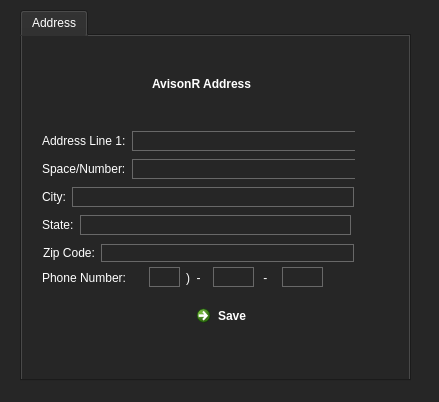
<?xml version="1.0" encoding="UTF-8"?>
<ui version="4.0">
 <class>MainSettings</class>
 <widget class="QDialog" name="MainSettings">
  <property name="geometry">
   <rect>
    <x>0</x>
    <y>0</y>
    <width>439</width>
    <height>402</height>
   </rect>
  </property>
  <property name="windowTitle">
   <string>AvisionR - Settings</string>
  </property>
  <property name="styleSheet">
   <string notr="true">color:rgb(255, 255, 255);
background-color: #262626;</string>
  </property>
  <widget class="QTabWidget" name="tabWidget_BusinessAddress">
   <property name="geometry">
    <rect>
     <x>20</x>
     <y>10</y>
     <width>391</width>
     <height>371</height>
    </rect>
   </property>
   <property name="styleSheet">
    <string notr="true">QTabBar::tab
{
    background-color: #686868;

}

QTabWidget::pane
{
 border: 0px;
 top: 0.1em;
 border-image: url(tabBG.png);
     border-width: 1px;
     border-style: solid;
     border-color: grey;
}

color: black;
border: 1px solid #686868;</string>
   </property>
   <property name="currentIndex">
    <number>0</number>
   </property>
   <widget class="QWidget" name="Address">
    <attribute name="title">
     <string>Address</string>
    </attribute>
    <widget class="QWidget" name="layoutWidget_2">
     <property name="geometry">
      <rect>
       <x>20</x>
       <y>150</y>
       <width>312</width>
       <height>22</height>
      </rect>
     </property>
     <layout class="QHBoxLayout" name="horizontalLayout_6">
      <item>
       <widget class="QLabel" name="label_12">
        <property name="styleSheet">
         <string notr="true">color: white;</string>
        </property>
        <property name="text">
         <string>City:</string>
        </property>
       </widget>
      </item>
      <item>
       <widget class="QLineEdit" name="lineEdit_storeCity">
        <property name="minimumSize">
         <size>
          <width>281</width>
          <height>20</height>
         </size>
        </property>
        <property name="styleSheet">
         <string notr="true">border: 1px solid #686868;</string>
        </property>
       </widget>
      </item>
     </layout>
    </widget>
    <widget class="QWidget" name="layoutWidget_4">
     <property name="geometry">
      <rect>
       <x>20</x>
       <y>178</y>
       <width>309</width>
       <height>22</height>
      </rect>
     </property>
     <layout class="QHBoxLayout" name="horizontalLayout_8">
      <item>
       <widget class="QLabel" name="label_14">
        <property name="styleSheet">
         <string notr="true">color: white;</string>
        </property>
        <property name="text">
         <string>State:</string>
        </property>
       </widget>
      </item>
      <item>
       <widget class="QLineEdit" name="lineEdit_storeState">
        <property name="minimumSize">
         <size>
          <width>271</width>
          <height>20</height>
         </size>
        </property>
        <property name="styleSheet">
         <string notr="true">border: 1px solid #686868;</string>
        </property>
        <property name="text">
         <string/>
        </property>
        <property name="maxLength">
         <number>2</number>
        </property>
       </widget>
      </item>
     </layout>
    </widget>
    <widget class="QWidget" name="layoutWidget">
     <property name="geometry">
      <rect>
       <x>20</x>
       <y>122</y>
       <width>313</width>
       <height>22</height>
      </rect>
     </property>
     <layout class="QHBoxLayout" name="horizontalLayout_10">
      <item>
       <widget class="QLabel" name="label_16">
        <property name="styleSheet">
         <string notr="true">color: white;</string>
        </property>
        <property name="text">
         <string>Space/Number:</string>
        </property>
       </widget>
      </item>
      <item>
       <widget class="QLineEdit" name="lineEdit_StoreAddress2">
        <property name="minimumSize">
         <size>
          <width>231</width>
          <height>20</height>
         </size>
        </property>
        <property name="styleSheet">
         <string notr="true">border: 1px solid #686868;</string>
        </property>
       </widget>
      </item>
     </layout>
    </widget>
    <widget class="QLabel" name="label">
     <property name="geometry">
      <rect>
       <x>130</x>
       <y>40</y>
       <width>103</width>
       <height>16</height>
      </rect>
     </property>
     <property name="font">
      <font>
       <pointsize>9</pointsize>
       <weight>75</weight>
       <italic>false</italic>
       <bold>true</bold>
      </font>
     </property>
     <property name="styleSheet">
      <string notr="true">color: white;</string>
     </property>
     <property name="text">
      <string>AvisonR Address</string>
     </property>
    </widget>
    <widget class="QWidget" name="layoutWidget">
     <property name="geometry">
      <rect>
       <x>20</x>
       <y>94</y>
       <width>313</width>
       <height>22</height>
      </rect>
     </property>
     <layout class="QHBoxLayout" name="horizontalLayout_5">
      <item>
       <widget class="QLabel" name="label_15">
        <property name="styleSheet">
         <string notr="true">color: white;</string>
        </property>
        <property name="text">
         <string>Address Line 1:</string>
        </property>
       </widget>
      </item>
      <item>
       <widget class="QLineEdit" name="lineEdit_storeAddress1">
        <property name="minimumSize">
         <size>
          <width>231</width>
          <height>20</height>
         </size>
        </property>
        <property name="styleSheet">
         <string notr="true">border: 1px solid #686868;</string>
        </property>
       </widget>
      </item>
     </layout>
    </widget>
    <widget class="QCommandLinkButton" name="commandLinkButton_save">
     <property name="geometry">
      <rect>
       <x>167</x>
       <y>262</y>
       <width>172</width>
       <height>40</height>
      </rect>
     </property>
     <property name="text">
      <string>Save</string>
     </property>
    </widget>
    <widget class="QWidget" name="layoutWidget_3">
     <property name="geometry">
      <rect>
       <x>20</x>
       <y>230</y>
       <width>283</width>
       <height>23</height>
      </rect>
     </property>
     <layout class="QHBoxLayout" name="horizontalLayout_7">
      <item>
       <widget class="QLabel" name="label_3">
        <property name="minimumSize">
         <size>
          <width>101</width>
          <height>21</height>
         </size>
        </property>
        <property name="maximumSize">
         <size>
          <width>101</width>
          <height>21</height>
         </size>
        </property>
        <property name="text">
         <string>Phone Number:        (</string>
        </property>
       </widget>
      </item>
      <item>
       <widget class="QLineEdit" name="lineEdit_PhoneArea">
        <property name="minimumSize">
         <size>
          <width>31</width>
          <height>20</height>
         </size>
        </property>
        <property name="maximumSize">
         <size>
          <width>31</width>
          <height>20</height>
         </size>
        </property>
        <property name="styleSheet">
         <string notr="true">border: 1px solid #686868;</string>
        </property>
        <property name="text">
         <string/>
        </property>
        <property name="maxLength">
         <number>3</number>
        </property>
       </widget>
      </item>
      <item>
       <widget class="QLabel" name="label_4">
        <property name="minimumSize">
         <size>
          <width>21</width>
          <height>21</height>
         </size>
        </property>
        <property name="maximumSize">
         <size>
          <width>21</width>
          <height>21</height>
         </size>
        </property>
        <property name="text">
         <string>)  -</string>
        </property>
       </widget>
      </item>
      <item>
       <widget class="QLineEdit" name="lineEdit_PhoneMiddle">
        <property name="minimumSize">
         <size>
          <width>41</width>
          <height>20</height>
         </size>
        </property>
        <property name="maximumSize">
         <size>
          <width>41</width>
          <height>20</height>
         </size>
        </property>
        <property name="styleSheet">
         <string notr="true">border: 1px solid #686868;</string>
        </property>
        <property name="text">
         <string/>
        </property>
        <property name="maxLength">
         <number>3</number>
        </property>
       </widget>
      </item>
      <item>
       <widget class="QLabel" name="label_5">
        <property name="minimumSize">
         <size>
          <width>16</width>
          <height>21</height>
         </size>
        </property>
        <property name="maximumSize">
         <size>
          <width>16</width>
          <height>21</height>
         </size>
        </property>
        <property name="text">
         <string> -</string>
        </property>
       </widget>
      </item>
      <item>
       <widget class="QLineEdit" name="lineEdit_PhoneRight">
        <property name="minimumSize">
         <size>
          <width>41</width>
          <height>20</height>
         </size>
        </property>
        <property name="maximumSize">
         <size>
          <width>41</width>
          <height>20</height>
         </size>
        </property>
        <property name="styleSheet">
         <string notr="true">border: 1px solid #686868;</string>
        </property>
        <property name="text">
         <string/>
        </property>
        <property name="maxLength">
         <number>4</number>
        </property>
       </widget>
      </item>
     </layout>
    </widget>
    <widget class="QWidget" name="">
     <property name="geometry">
      <rect>
       <x>21</x>
       <y>207</y>
       <width>311</width>
       <height>20</height>
      </rect>
     </property>
     <layout class="QHBoxLayout" name="horizontalLayout_2">
      <item>
       <widget class="QLabel" name="label_13">
        <property name="styleSheet">
         <string notr="true">color: white;</string>
        </property>
        <property name="text">
         <string>Zip Code:</string>
        </property>
       </widget>
      </item>
      <item>
       <widget class="QLineEdit" name="lineEdit_StoreZip">
        <property name="styleSheet">
         <string notr="true">border: 1px solid #686868;</string>
        </property>
        <property name="maxLength">
         <number>5</number>
        </property>
       </widget>
      </item>
     </layout>
    </widget>
    <zorder>layoutWidget</zorder>
    <zorder>layoutWidget</zorder>
    <zorder>layoutWidget_2</zorder>
    <zorder>layoutWidget_3</zorder>
    <zorder>layoutWidget_4</zorder>
    <zorder>layoutWidget</zorder>
    <zorder>label</zorder>
    <zorder>commandLinkButton_save</zorder>
    <zorder>label_2</zorder>
    <zorder>lineEdit_phone</zorder>
    <zorder>layoutWidget_3</zorder>
   </widget>
  </widget>
 </widget>
 <resources/>
 <connections/>
</ui>
